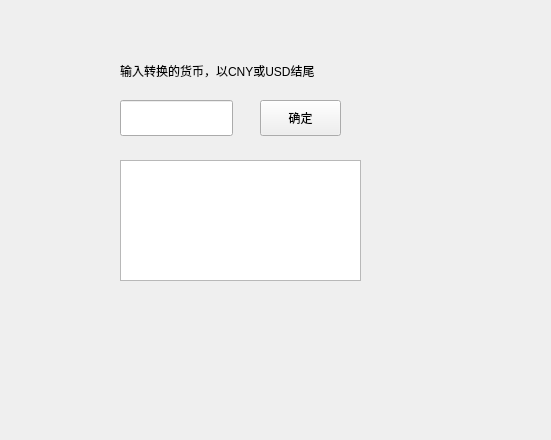
<?xml version="1.0" encoding="UTF-8"?>
<ui version="4.0">
 <class>Form</class>
 <widget class="QWidget" name="Form">
  <property name="geometry">
   <rect>
    <x>0</x>
    <y>0</y>
    <width>551</width>
    <height>440</height>
   </rect>
  </property>
  <property name="windowTitle">
   <string>Form</string>
  </property>
  <widget class="QLineEdit" name="lineEdit">
   <property name="geometry">
    <rect>
     <x>120</x>
     <y>100</y>
     <width>113</width>
     <height>36</height>
    </rect>
   </property>
  </widget>
  <widget class="QLabel" name="label">
   <property name="geometry">
    <rect>
     <x>120</x>
     <y>60</y>
     <width>231</width>
     <height>22</height>
    </rect>
   </property>
   <property name="text">
    <string>输入转换的货币，以CNY或USD结尾</string>
   </property>
  </widget>
  <widget class="QPushButton" name="pushButton">
   <property name="geometry">
    <rect>
     <x>260</x>
     <y>100</y>
     <width>81</width>
     <height>36</height>
    </rect>
   </property>
   <property name="text">
    <string>确定</string>
   </property>
  </widget>
  <widget class="QTextEdit" name="textEdit">
   <property name="geometry">
    <rect>
     <x>120</x>
     <y>160</y>
     <width>241</width>
     <height>121</height>
    </rect>
   </property>
   <property name="placeholderText">
    <string/>
   </property>
  </widget>
 </widget>
 <resources/>
 <connections/>
</ui>
